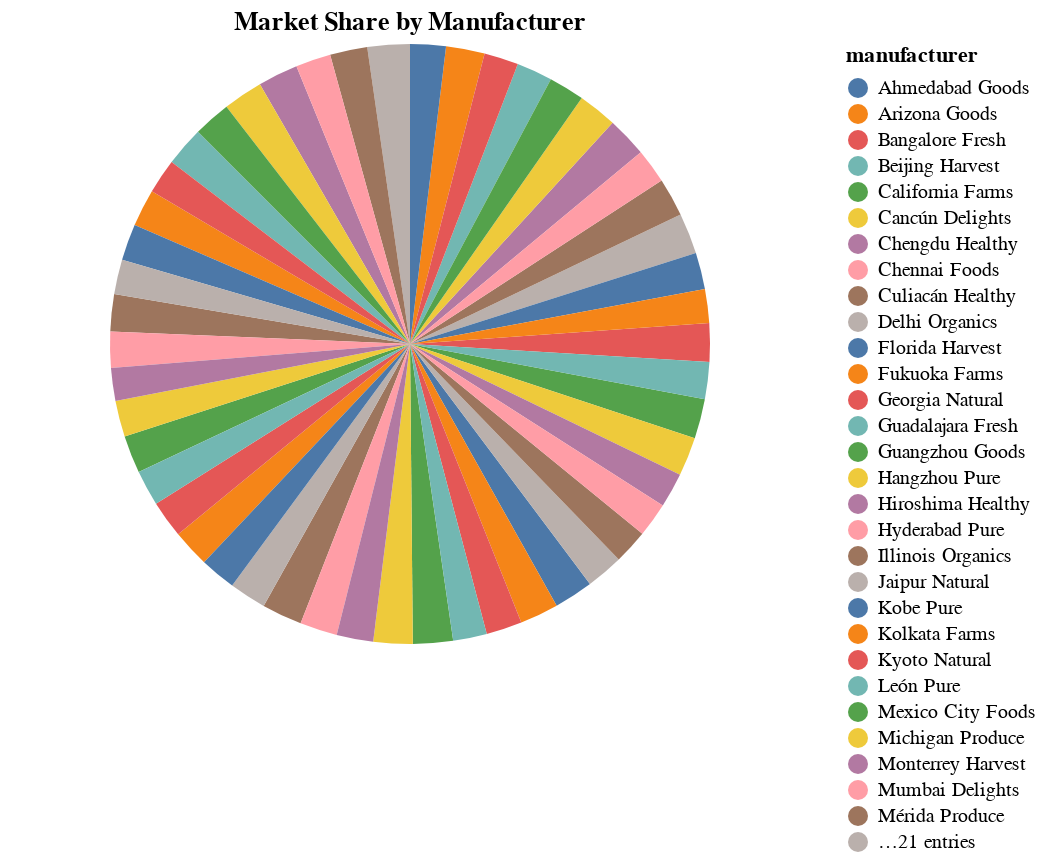

Notebook code cell kept with this figure:
### Markdown cell above
### 7. **Pie Chart of Market Share by Manufacturer**
   - **Objective**: Show the distribution of products across different manufacturers.
   - **Visualization**: A pie chart representing the percentage of products associated with each manufacturer.
   - **Code**:

### Code cell
manufacturer_counts = df['manufacturer'].value_counts().reset_index()
manufacturer_counts.columns = ['manufacturer', 'count']

alt.Chart(manufacturer_counts).mark_arc().encode(
    theta='count',
    color='manufacturer'
).properties(title='Market Share by Manufacturer')

### Figure 1 — Vega-Lite specification as saved in the notebook (floating-point values rounded to 4 significant figures)
{"config": {"view": {"continuousWidth": 400, "continuousHeight": 300}}, "data": {"name": "data-2461d47846ad9284ce71772a5aa48adf"}, "mark": "arc", "encoding": {"color": {"field": "manufacturer", "type": "nominal"}, "theta": {"field": "count", "type": "quantitative"}}, "title": "Market Share by Manufacturer", "$schema": "https://vega.github.io/schema/vega-lite/v4.17.0.json", "datasets": {"data-2461d47846ad9284ce71772a5aa48adf": [{"manufacturer": "Yokohama Goods", "count": 228}, {"manufacturer": "Delhi Organics", "count": 221}, {"manufacturer": "Chengdu Healthy", "count": 217}, {"manufacturer": "Mérida Produce", "count": 217}, {"manufacturer": "Toluca Organics", "count": 216}, {"manufacturer": "Mexico City Foods", "count": 215}, {"manufacturer": "Guangzhou Goods", "count": 214}, {"manufacturer": "Tokyo Organics", "count": 214}, {"manufacturer": "Tianjin Natural", "count": 213}, {"manufacturer": "Michigan Produce", "count": 211}, {"manufacturer": "Kobe Pure", "count": 211}, {"manufacturer": "Cancún Delights", "count": 210}, {"manufacturer": "Hangzhou Pure", "count": 209}, {"manufacturer": "Arizona Goods", "count": 208}, {"manufacturer": "Kolkata Farms", "count": 208}, {"manufacturer": "Georgia Natural", "count": 208}, {"manufacturer": "Culiacán Healthy", "count": 206}, {"manufacturer": "Pennsylvania Healthy", "count": 203}, {"manufacturer": "Surat Produce", "count": 202}, {"manufacturer": "New York Fresh", "count": 202}, {"manufacturer": "Ohio Pure", "count": 201}, {"manufacturer": "Mumbai Delights", "count": 201}, {"manufacturer": "Jaipur Natural", "count": 201}, {"manufacturer": "Xian Organics", "count": 201}, {"manufacturer": "Tijuana Natural", "count": 201}, {"manufacturer": "Sendai Produce", "count": 200}, {"manufacturer": "Guadalajara Fresh", "count": 199}, {"manufacturer": "Nagoya Foods", "count": 199}, {"manufacturer": "Monterrey Harvest", "count": 197}, {"manufacturer": "Florida Harvest", "count": 197}, {"manufacturer": "Shenzhen Fresh", "count": 196}, {"manufacturer": "Puebla Farms", "count": 195}, {"manufacturer": "Sapporo Harvest", "count": 194}, {"manufacturer": "Nanjing Produce", "count": 194}, {"manufacturer": "Beijing Harvest", "count": 193}, {"manufacturer": "Kyoto Natural", "count": 193}, {"manufacturer": "California Farms", "count": 192}, {"manufacturer": "Ahmedabad Goods", "count": 192}, {"manufacturer": "Osaka Fresh", "count": 191}, {"manufacturer": "Wuhan Foods", "count": 189}, {"manufacturer": "Hiroshima Healthy", "count": 187}, {"manufacturer": "Texas Foods", "count": 187}, {"manufacturer": "Shanghai Farms", "count": 187}, {"manufacturer": "Chennai Foods", "count": 186}, {"manufacturer": "Illinois Organics", "count": 185}, {"manufacturer": "Bangalore Fresh", "count": 185}, {"manufacturer": "Hyderabad Pure", "count": 185}, {"manufacturer": "León Pure", "count": 182}, {"manufacturer": "Fukuoka Farms", "count": 181}, {"manufacturer": "Pune Harvest", "count": 176}]}}
